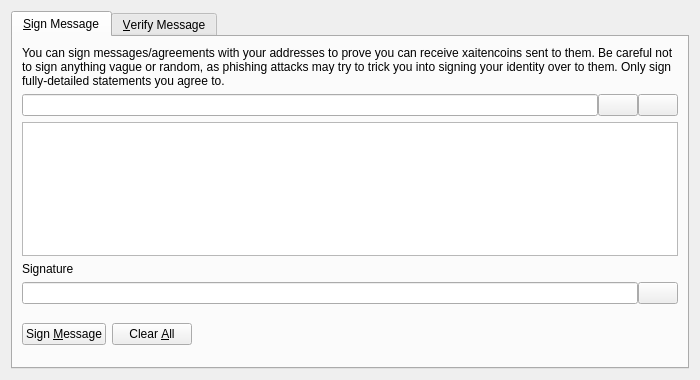
<?xml version="1.0" encoding="UTF-8"?>
<ui version="4.0">
 <class>SignVerifyMessageDialog</class>
 <widget class="QDialog" name="SignVerifyMessageDialog">
  <property name="geometry">
   <rect>
    <x>0</x>
    <y>0</y>
    <width>700</width>
    <height>380</height>
   </rect>
  </property>
  <property name="windowTitle">
   <string>Signatures - Sign / Verify a Message</string>
  </property>
  <property name="modal">
   <bool>true</bool>
  </property>
  <layout class="QVBoxLayout" name="verticalLayout">
   <item>
    <widget class="QTabWidget" name="tabWidget">
     <property name="currentIndex">
      <number>0</number>
     </property>
     <widget class="QWidget" name="tabSignMessage">
      <attribute name="title">
       <string>&amp;Sign Message</string>
      </attribute>
      <layout class="QVBoxLayout" name="verticalLayout_SM">
       <item>
        <widget class="QLabel" name="infoLabel_SM">
         <property name="text">
          <string>You can sign messages/agreements with your addresses to prove you can receive xaitencoins sent to them. Be careful not to sign anything vague or random, as phishing attacks may try to trick you into signing your identity over to them. Only sign fully-detailed statements you agree to.</string>
         </property>
         <property name="textFormat">
          <enum>Qt::PlainText</enum>
         </property>
         <property name="wordWrap">
          <bool>true</bool>
         </property>
        </widget>
       </item>
       <item>
        <layout class="QHBoxLayout" name="horizontalLayout_1_SM">
         <property name="spacing">
          <number>0</number>
         </property>
         <item>
          <widget class="QValidatedLineEdit" name="addressIn_SM">
           <property name="toolTip">
            <string>The XaitenCoin address to sign the message with</string>
           </property>
          </widget>
         </item>
         <item>
          <widget class="QPushButton" name="addressBookButton_SM">
           <property name="toolTip">
            <string>Choose previously used address</string>
           </property>
           <property name="text">
            <string/>
           </property>
           <property name="icon">
            <iconset resource="../bitcoin.qrc">
             <normaloff>:/icons/address-book</normaloff>:/icons/address-book</iconset>
           </property>
           <property name="shortcut">
            <string>Alt+A</string>
           </property>
           <property name="autoDefault">
            <bool>false</bool>
           </property>
          </widget>
         </item>
         <item>
          <widget class="QPushButton" name="pasteButton_SM">
           <property name="toolTip">
            <string>Paste address from clipboard</string>
           </property>
           <property name="text">
            <string/>
           </property>
           <property name="icon">
            <iconset resource="../bitcoin.qrc">
             <normaloff>:/icons/editpaste</normaloff>:/icons/editpaste</iconset>
           </property>
           <property name="shortcut">
            <string>Alt+P</string>
           </property>
           <property name="autoDefault">
            <bool>false</bool>
           </property>
          </widget>
         </item>
        </layout>
       </item>
       <item>
        <widget class="QPlainTextEdit" name="messageIn_SM">
         <property name="toolTip">
          <string>Enter the message you want to sign here</string>
         </property>
        </widget>
       </item>
       <item>
        <widget class="QLabel" name="signatureLabel_SM">
         <property name="text">
          <string>Signature</string>
         </property>
         <property name="textFormat">
          <enum>Qt::PlainText</enum>
         </property>
        </widget>
       </item>
       <item>
        <layout class="QHBoxLayout" name="horizontalLayout_2_SM">
         <property name="spacing">
          <number>0</number>
         </property>
         <item>
          <widget class="QLineEdit" name="signatureOut_SM">
           <property name="font">
            <font>
             <italic>true</italic>
            </font>
           </property>
           <property name="readOnly">
            <bool>true</bool>
           </property>
          </widget>
         </item>
         <item>
          <widget class="QPushButton" name="copySignatureButton_SM">
           <property name="toolTip">
            <string>Copy the current signature to the system clipboard</string>
           </property>
           <property name="text">
            <string/>
           </property>
           <property name="icon">
            <iconset resource="../bitcoin.qrc">
             <normaloff>:/icons/editcopy</normaloff>:/icons/editcopy</iconset>
           </property>
           <property name="autoDefault">
            <bool>false</bool>
           </property>
          </widget>
         </item>
        </layout>
       </item>
       <item>
        <layout class="QHBoxLayout" name="horizontalLayout_3_SM">
         <item>
          <widget class="QPushButton" name="signMessageButton_SM">
           <property name="toolTip">
            <string>Sign the message to prove you own this XaitenCoin address</string>
           </property>
           <property name="text">
            <string>Sign &amp;Message</string>
           </property>
           <property name="icon">
            <iconset resource="../bitcoin.qrc">
             <normaloff>:/icons/edit</normaloff>:/icons/edit</iconset>
           </property>
           <property name="autoDefault">
            <bool>false</bool>
           </property>
          </widget>
         </item>
         <item>
          <widget class="QPushButton" name="clearButton_SM">
           <property name="toolTip">
            <string>Reset all sign message fields</string>
           </property>
           <property name="text">
            <string>Clear &amp;All</string>
           </property>
           <property name="icon">
            <iconset resource="../bitcoin.qrc">
             <normaloff>:/icons/remove</normaloff>:/icons/remove</iconset>
           </property>
           <property name="autoDefault">
            <bool>false</bool>
           </property>
          </widget>
         </item>
         <item>
          <spacer name="horizontalSpacer_1_SM">
           <property name="orientation">
            <enum>Qt::Horizontal</enum>
           </property>
           <property name="sizeHint" stdset="0">
            <size>
             <width>40</width>
             <height>48</height>
            </size>
           </property>
          </spacer>
         </item>
         <item>
          <widget class="QLabel" name="statusLabel_SM">
           <property name="font">
            <font>
             <weight>75</weight>
             <bold>true</bold>
            </font>
           </property>
           <property name="text">
            <string/>
           </property>
           <property name="wordWrap">
            <bool>true</bool>
           </property>
          </widget>
         </item>
         <item>
          <spacer name="horizontalSpacer_2_SM">
           <property name="orientation">
            <enum>Qt::Horizontal</enum>
           </property>
           <property name="sizeHint" stdset="0">
            <size>
             <width>40</width>
             <height>48</height>
            </size>
           </property>
          </spacer>
         </item>
        </layout>
       </item>
      </layout>
     </widget>
     <widget class="QWidget" name="tabVerifyMessage">
      <attribute name="title">
       <string>&amp;Verify Message</string>
      </attribute>
      <layout class="QVBoxLayout" name="verticalLayout_VM">
       <item>
        <widget class="QLabel" name="infoLabel_VM">
         <property name="text">
          <string>Enter the receiver's address, message (ensure you copy line breaks, spaces, tabs, etc. exactly) and signature below to verify the message. Be careful not to read more into the signature than what is in the signed message itself, to avoid being tricked by a man-in-the-middle attack. Note that this only proves the signing party receives with the address, it cannot prove sendership of any transaction!</string>
         </property>
         <property name="textFormat">
          <enum>Qt::PlainText</enum>
         </property>
         <property name="alignment">
          <set>Qt::AlignLeading|Qt::AlignLeft|Qt::AlignTop</set>
         </property>
         <property name="wordWrap">
          <bool>true</bool>
         </property>
        </widget>
       </item>
       <item>
        <layout class="QHBoxLayout" name="horizontalLayout_1_VM">
         <property name="spacing">
          <number>0</number>
         </property>
         <item>
          <widget class="QValidatedLineEdit" name="addressIn_VM">
           <property name="toolTip">
            <string>The XaitenCoin address the message was signed with</string>
           </property>
          </widget>
         </item>
         <item>
          <widget class="QPushButton" name="addressBookButton_VM">
           <property name="toolTip">
            <string>Choose previously used address</string>
           </property>
           <property name="text">
            <string/>
           </property>
           <property name="icon">
            <iconset resource="../bitcoin.qrc">
             <normaloff>:/icons/address-book</normaloff>:/icons/address-book</iconset>
           </property>
           <property name="shortcut">
            <string>Alt+A</string>
           </property>
           <property name="autoDefault">
            <bool>false</bool>
           </property>
          </widget>
         </item>
        </layout>
       </item>
       <item>
        <widget class="QPlainTextEdit" name="messageIn_VM"/>
       </item>
       <item>
        <widget class="QValidatedLineEdit" name="signatureIn_VM"/>
       </item>
       <item>
        <layout class="QHBoxLayout" name="horizontalLayout_2_VM">
         <item>
          <widget class="QPushButton" name="verifyMessageButton_VM">
           <property name="toolTip">
            <string>Verify the message to ensure it was signed with the specified XaitenCoin address</string>
           </property>
           <property name="text">
            <string>Verify &amp;Message</string>
           </property>
           <property name="icon">
            <iconset resource="../bitcoin.qrc">
             <normaloff>:/icons/transaction_0</normaloff>:/icons/transaction_0</iconset>
           </property>
           <property name="autoDefault">
            <bool>false</bool>
           </property>
          </widget>
         </item>
         <item>
          <widget class="QPushButton" name="clearButton_VM">
           <property name="toolTip">
            <string>Reset all verify message fields</string>
           </property>
           <property name="text">
            <string>Clear &amp;All</string>
           </property>
           <property name="icon">
            <iconset resource="../bitcoin.qrc">
             <normaloff>:/icons/remove</normaloff>:/icons/remove</iconset>
           </property>
           <property name="autoDefault">
            <bool>false</bool>
           </property>
          </widget>
         </item>
         <item>
          <spacer name="horizontalSpacer_1_VM">
           <property name="orientation">
            <enum>Qt::Horizontal</enum>
           </property>
           <property name="sizeHint" stdset="0">
            <size>
             <width>40</width>
             <height>48</height>
            </size>
           </property>
          </spacer>
         </item>
         <item>
          <widget class="QLabel" name="statusLabel_VM">
           <property name="font">
            <font>
             <weight>75</weight>
             <bold>true</bold>
            </font>
           </property>
           <property name="text">
            <string/>
           </property>
           <property name="wordWrap">
            <bool>true</bool>
           </property>
          </widget>
         </item>
         <item>
          <spacer name="horizontalSpacer_2_VM">
           <property name="orientation">
            <enum>Qt::Horizontal</enum>
           </property>
           <property name="sizeHint" stdset="0">
            <size>
             <width>40</width>
             <height>48</height>
            </size>
           </property>
          </spacer>
         </item>
        </layout>
       </item>
      </layout>
     </widget>
    </widget>
   </item>
  </layout>
 </widget>
 <customwidgets>
  <customwidget>
   <class>QValidatedLineEdit</class>
   <extends>QLineEdit</extends>
   <header>qt/qvalidatedlineedit.h</header>
  </customwidget>
 </customwidgets>
 <resources>
  <include location="../bitcoin.qrc"/>
 </resources>
 <connections/>
</ui>
